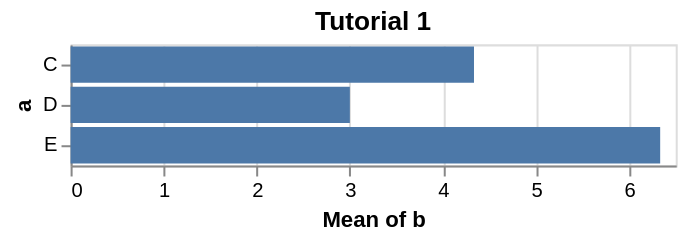

Vega-Lite specification stored for this chart:
### Vega-Lite specification from a JSON file in a GitHub repository (floating-point values rounded to 4 significant figures)
{"$schema": "https://vega.github.io/schema/vega-lite/v5.json", "title": {"text": "Tutorial 1"}, "data": {"values": [{"a": "C", "b": 2}, {"a": "C", "b": 7}, {"a": "C", "b": 4}, {"a": "D", "b": 1}, {"a": "D", "b": 2}, {"a": "D", "b": 6}, {"a": "E", "b": 8}, {"a": "E", "b": 4}, {"a": "E", "b": 7}]}, "mark": "bar", "encoding": {"y": {"field": "a", "type": "nominal"}, "x": {"aggregate": "average", "field": "b", "type": "quantitative", "title": "Mean of b"}}}
